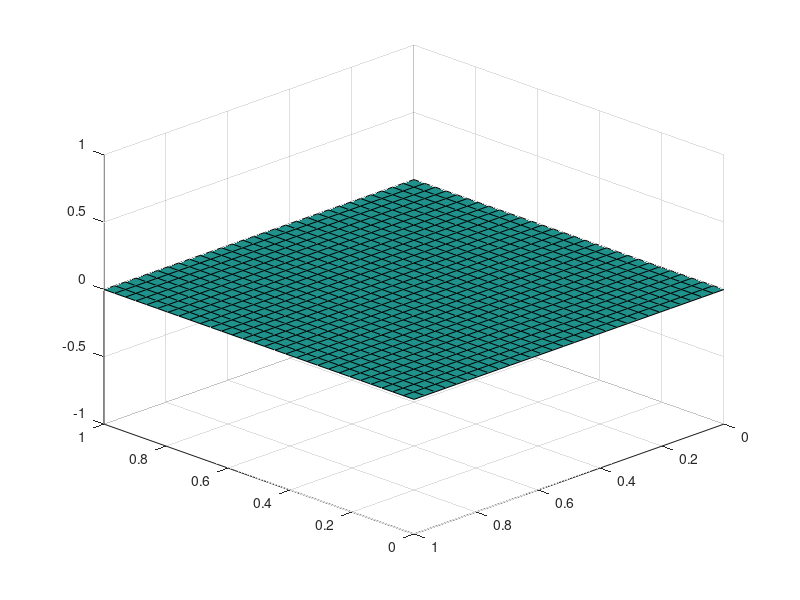

MATLAB code for this plot:
clear all;

%This script attemts to find the solution of the transport equation in two
%dimensions.

tend = 20;
dt = 0.1;
J = 30;

%x in [0,1].
dx = 1/J;
%y in [0,1];
dy = 1/J;
%equal spacing in x and y direction.
mu = dx/dt;

[x,y] = meshgrid(linspace(0,1,J));

%the boundary conditions are zero (of homogeneous diriclet type).
%the initial solution is u0(x,y) = sin(pi x) sin(pi y).
U = sin(pi*x).*sin(pi*y);
U1 = zeros(J);
U2 = zeros(J);

for t = 1:(tend/dt)
    U1 = zeros(J);
    U2 = zeros(J);
    elements = 2:J-1;  
    for i = 1:1:J
        %compute the columns where x is const.
        U1(elements,i) = mu*U(elements+1,i); 
        %compute the columns where y is const.
        U2(i,elements) = mu*U(i,elements+1);
    end
    Unew = (1 - 2*mu) .* U + U1 + U2;
    U = Unew;
    surf(x,y,U); axis([0 1 0 1 -1 1 -1 1]);
    view(180+45,30)
    M(t)= getframe;
end

%movie(M);
%movie2avi(M,'transport2.avi','quality',100)
